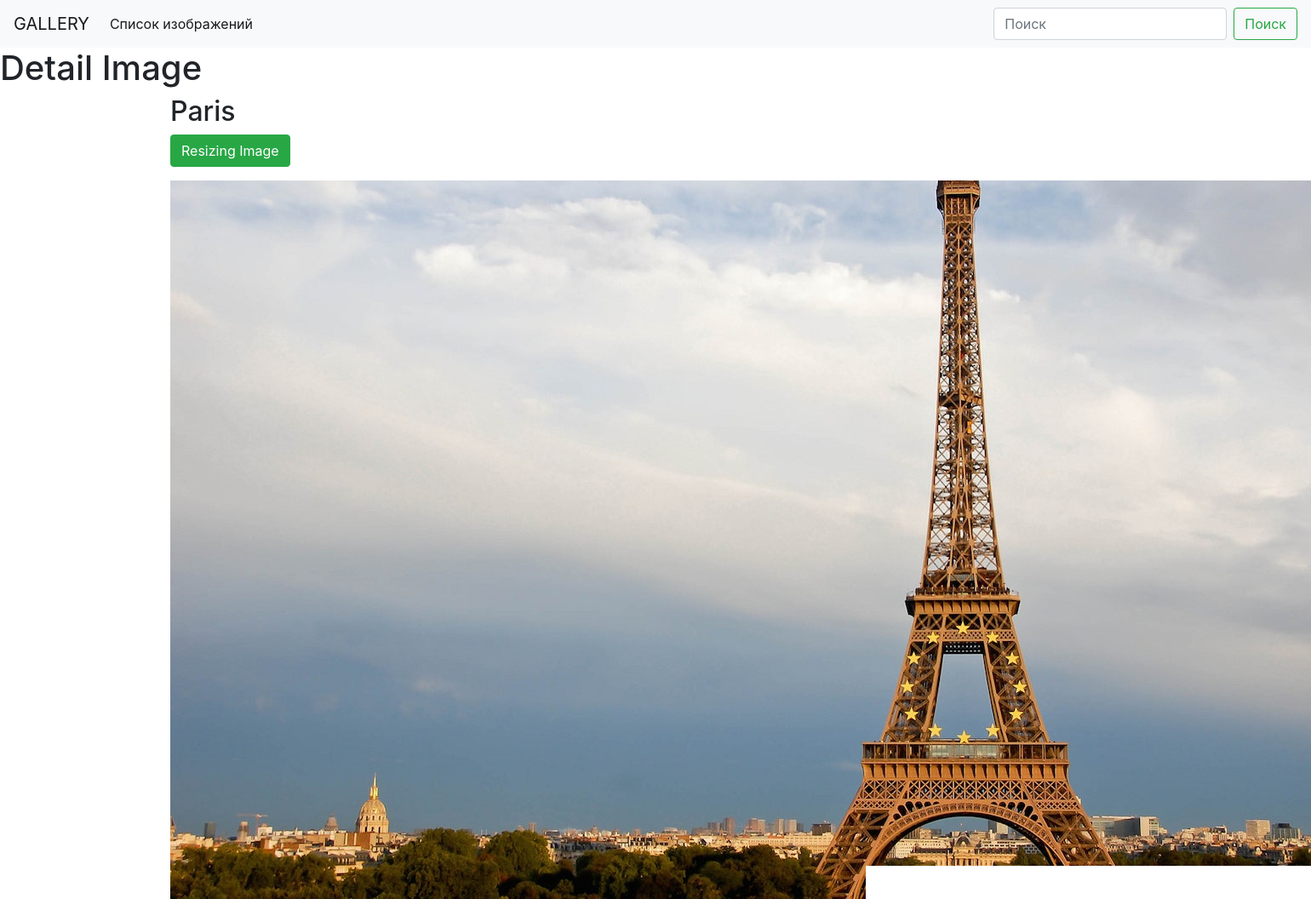
The app's page /44/ with its own data.
### gallery/models.py (models this page shows, shortened)
class Images(models.Model):
    title = models.CharField("Заголовок", max_length=300)
    image = models.ImageField("Изображение",
                              upload_to='images/',
                              blank=True,
                              width_field='image_width',
                              height_field='image_height'
                              )
    url = models.URLField(blank=True)
    created = models.DateField(auto_now_add=True)
    slug = models.SlugField(max_length=400, db_index=True, unique=True)
    image_width = models.PositiveIntegerField(null=True, blank=True, editable=False, default='600')
    image_height = models.PositiveIntegerField(null=True, blank=True, editable=False, default='600')
    class Meta:
        verbose_name = 'Изображение'
        verbose_name_plural = 'Изображении'

### gallery/views.py (the view)
# urls.py: path('<int:pk>/', views.ImageDetailView.as_view(), name='detail_image'),
class ImageDetailView(DetailView):
    model = Images
    template_name = 'gallery/image_detail.html'
    id_field = 'pk'
    context_object_name = 'image_detail'
    def get_context_data(self, **kwargs):
        context = super().get_context_data(**kwargs)
        context["form"] = ResizingImageForm()
        return context

### gallery/forms.py
class ResizingImageForm(forms.Form):
    height = forms.DecimalField(widget=forms.NumberInput(attrs={"class": "form-control border"}))
    width = forms.DecimalField(widget=forms.NumberInput(attrs={"class": "form-control border"}))

### gallery/templates/gallery/image_detail.html
{% extends "base.html" %}
{% block content %}
<h1>Detail Image</h1>
<div class="container">
    <div class="row">
        <div>
            <h2>{{ image_detail.title }}</h2>
            <p>
                <a href="{% url 'resizing_image' image_detail.slug %}" class="btn btn-success">Resizing Image</a>
            </p>
            <div>
                <img src="{% if image_detail.image %}{{ image_detail.image.url }}{% elif image_detail.url %}{{ image_detail.url.url }}{% endif %}" alt="{{ image_detail.title }}" feight={{image_detail.image_height}} width={{image_detail.image_width}}>
            </div>
        </div>
    </div>
</div>
{% endblock %}

### records on screen
Images: title "Paris", image (picture)
